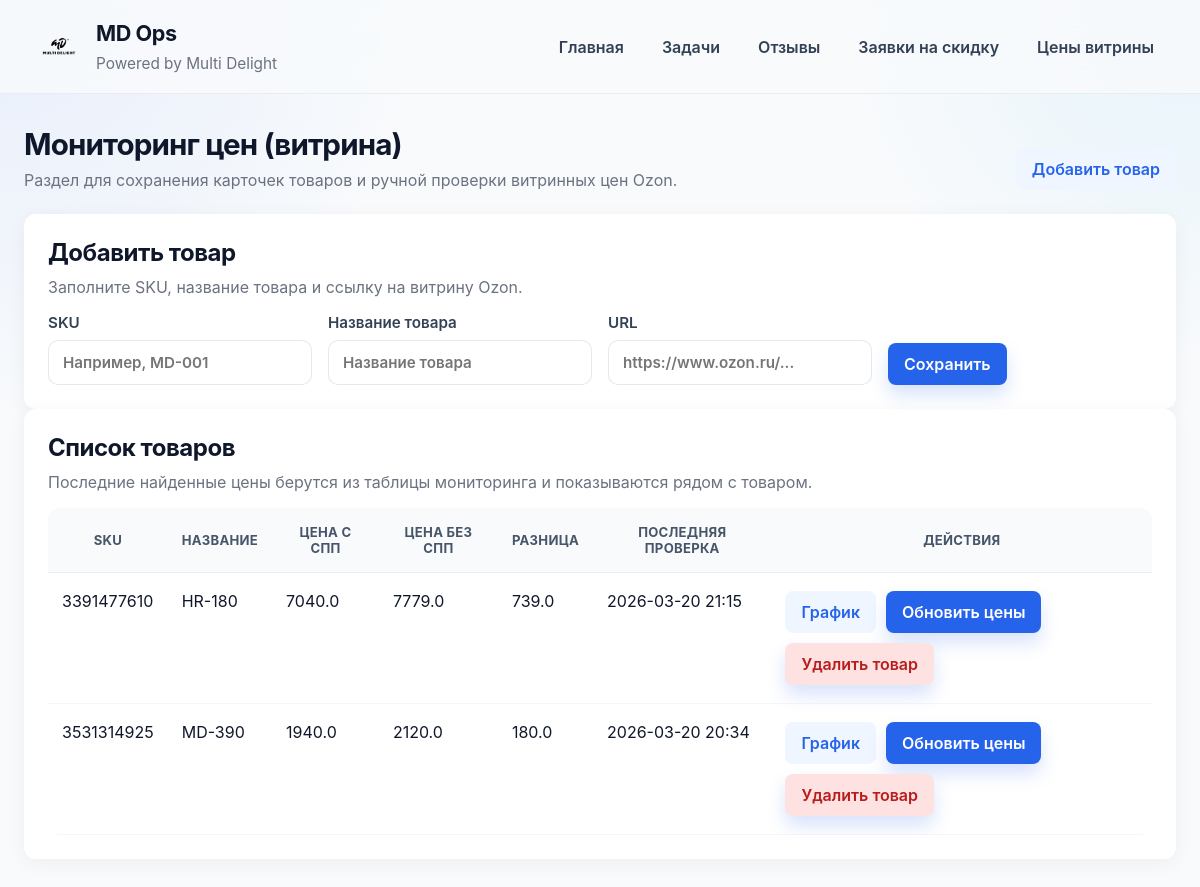
/price-monitor/, run on the app's committed database.
### app/models.py (models this page shows)
class PriceMonitor(Base):
    __tablename__ = "price_monitors"
    id: Mapped[int] = mapped_column(Integer, primary_key=True, index=True)
    sku: Mapped[str] = mapped_column(String(100), default="", index=True)
    url: Mapped[str] = mapped_column(String(500), default="")
    price_with_spp: Mapped[float | None] = mapped_column(Float, nullable=True)
    price_without_spp: Mapped[float | None] = mapped_column(Float, nullable=True)
    checked_at: Mapped[datetime | None] = mapped_column(DateTime, nullable=True)
    created_at: Mapped[datetime] = mapped_column(DateTime, default=datetime.utcnow)

class MonitoredProduct(Base):
    __tablename__ = "monitored_products"
    id: Mapped[int] = mapped_column(Integer, primary_key=True, index=True)
    sku: Mapped[str] = mapped_column(String(100), default="", index=True)
    product_name: Mapped[str] = mapped_column(String(255), default="")
    url: Mapped[str] = mapped_column(String(500), default="")
    created_at: Mapped[datetime] = mapped_column(DateTime, default=datetime.utcnow)

### app/routers/price_monitor.py (the view)
@router.get("/", response_class=HTMLResponse)
def price_monitor_page(request: Request, db: Session = Depends(get_db)):
    return templates.TemplateResponse(
        "price_monitor.html",
        {
            "request": request,
            "rows": _build_rows(db),
            "message": request.query_params.get("message", ""),
        },
    )

### app/templates/price_monitor.html (shortened to what this page needs)
{% extends "base.html" %}
{% block content %}
<section class="page-header">
    <div>
        <h2>Мониторинг цен (витрина)</h2>
        <p>Раздел для сохранения карточек товаров и ручной проверки витринных цен Ozon.</p>
    </div>
    <a href="#add-product-form" class="secondary-button">Добавить товар</a>
</section>
<section class="card" id="add-product-form">
    <div class="section-head">
        <div>
            <h2>Добавить товар</h2>
            <p>Заполните SKU, название товара и ссылку на витрину Ozon.</p>
        </div>
    </div>
    <form method="post" action="/price-monitor/add" class="reviews-filter-grid">
        <label>
            SKU
            <input type="text" name="sku" placeholder="Например, MD-001" required>
        </label>
        <label>
            Название товара
            <input type="text" name="product_name" placeholder="Название товара" required>
        </label>
        <label>
            URL
            <input type="url" name="url" placeholder="https://www.ozon.ru/..." required>
        </label>
        <div class="filter-actions">
            <button type="submit">Сохранить</button>
        </div>
    </form>
</section>
<section class="card">
    <div class="section-head">
        <div>
            <h2>Список товаров</h2>
            <p>Последние найденные цены берутся из таблицы мониторинга и показываются рядом с товаром.</p>
        </div>
    </div>
    <div class="table-wrap">
        <table>
            <thead>
                <tr>
                    <th>SKU</th>
                    <th>Название</th>
                    <th>Цена с СПП</th>
                    <th>Цена без СПП</th>
                    <th>Разница</th>
                    <th>Последняя проверка</th>
                    <th>Действия</th>
                </tr>
            </thead>
            <tbody>
                {% for row in rows %}
                <tr>
                    <td>{{ row.product.sku }}</td>
                    <td>{{ row.product.product_name }}</td>
                    <td>{{ row.price_with_spp if row.price_with_spp is not none else "-" }}</td>
                    <td>{{ row.price_without_spp if row.price_without_spp is not none else "-" }}</td>
                    <td>{{ row.difference if row.difference is not none else "-" }}</td>
                    <td>{{ row.checked_at if row.checked_at else "-" }}</td>
                    <td>
                        <div class="actions-row">
                            <a href="/price-monitor/{{ row.product.id }}/chart" class="secondary-button">График</a>
                            <form method="post" action="/price-monitor/{{ row.product.id }}/refresh">
                                <button type="submit">Обновить цены</button>
                            </form>
                            <form method="post" action="/price-monitor/{{ row.product.id }}/delete">
                                <button type="submit" class="danger-button">Удалить товар</button>
                            </form>
                        </div>
                    </td>
                </tr>
                {% else %}
                <tr>
                    <td colspan="7">Пока нет товаров для мониторинга.</td>
                </tr>
                {% endfor %}
            </tbody>
        </table>
    </div>
</section>
{% endblock %}

### app/static/style.css (style rules this page uses)
:root { --bg: #f8fafc; --surface: #ffffff; --surface-soft: #f8fafc; --line: rgba(148, 163, 184, 0.18); --text: #0f172a; --muted: #6b7280; --primary: #2563eb; --primary-hover: #1d4ed8; --primary-soft: rgba(37, 99, 235, 0.1); --success: #22c55e; --warning: #f59e0b; --danger: #ef4444; --shadow: 0 4px 20px rgba(0, 0, 0, 0.05); --radius: 12px; }
* { box-sizing: border-box; }
html { scroll-behavior: smooth; }
body { margin: 0; font-family: Inter, system-ui, -apple-system, BlinkMacSystemFont, "Segoe UI", sans-serif; background: radial-gradient(circle at top left, rgba(37, 99, 235, 0.08), transparent 28%), radial-gradient(circle at top right, rgba(14, 165, 233, 0.08), transparent 24%), var(--bg); color: var(--text); }
a { color: var(--primary); text-decoration: none; }
.page-header { display: flex; justify-content: space-between; align-items: flex-end; gap: 20px; margin-bottom: 24px; }
.page-header h2 { margin: 0; font-size: 1.85rem; font-weight: 700; letter-spacing: -0.03em; }
.page-header p { margin: 8px 0 0; color: var(--muted); max-width: 760px; }
.card { background: var(--surface); border: none; border-radius: var(--radius); padding: 24px; box-shadow: var(--shadow); }
.card h2, .card h3 { margin: 0 0 10px; font-weight: 700; letter-spacing: -0.02em; }
.card p, small { color: var(--muted); }
.section-head { display: flex; justify-content: space-between; align-items: center; gap: 14px; margin-bottom: 16px; }
.section-head p { margin: 6px 0 0; }
.panel-actions, .actions-row, .filter-actions { display: flex; flex-wrap: wrap; gap: 10px; align-items: center; }
label { display: grid; gap: 8px; font-size: 0.95rem; font-weight: 600; color: #334155; }
input, textarea, select, button { font: inherit; }
input, textarea, select { width: 100%; padding: 12px 14px; border: 1px solid rgba(148, 163, 184, 0.24); border-radius: 10px; background: #fff; color: var(--text); transition: border-color 0.2s ease, box-shadow 0.2s ease, background-color 0.2s ease; }
button, .secondary-button, .ghost-button, .danger-button { display: inline-flex; align-items: center; justify-content: center; gap: 8px; min-height: 42px; padding: 11px 16px; border-radius: 8px; font-weight: 600; border: none; cursor: pointer; transition: background-color 0.2s ease, transform 0.2s ease, box-shadow 0.2s ease, color 0.2s ease; }
button { background: var(--primary); color: #fff; box-shadow: 0 10px 18px rgba(37, 99, 235, 0.18); }
.secondary-button, .ghost-button { background: #eff6ff; color: var(--primary); box-shadow: none; }
.danger-button { background: #fee2e2; color: #b91c1c; }
.reviews-filter-grid { display: grid; grid-template-columns: repeat(auto-fit, minmax(180px, 1fr)); gap: 16px; align-items: end; }
.table-wrap { overflow: auto; border-radius: 12px; }
table { width: 100%; border-collapse: separate; border-spacing: 0; min-width: 760px; }
thead th { position: sticky; top: 0; z-index: 2; background: rgba(248, 250, 252, 0.98); color: #475569; font-size: 0.82rem; font-weight: 700; letter-spacing: 0.02em; text-transform: uppercase; padding: 16px 14px; border-bottom: 1px solid rgba(148, 163, 184, 0.14); }
tbody td { padding: 18px 14px; border-bottom: 1px solid rgba(148, 163, 184, 0.1); vertical-align: top; }
tbody tr { transition: background-color 0.2s ease, transform 0.2s ease; }

### data on the page
PriceMonitor: product.sku "3391477610", product.product_name "HR-180", price_with_spp "7040.0", price_without_spp "7779.0", difference "739.0", checked_at "2026-03-20 21:15"
PriceMonitor: product.sku "3531314925", product.product_name "MD-390", price_with_spp "1940.0", price_without_spp "2120.0", difference "180.0", checked_at "2026-03-20 20:34"
